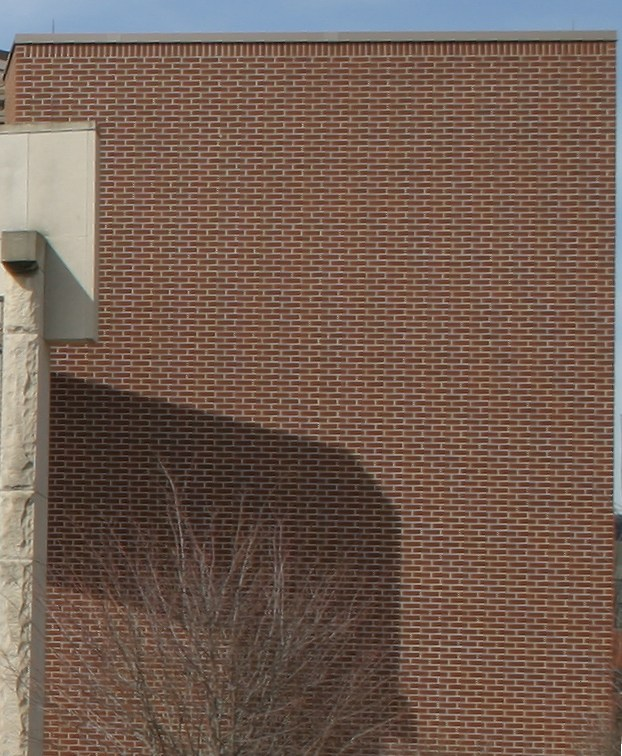
#> input picture Exercises/W4/wall.jpg, 622 x 756 px
$ jupyter execute --allow-errors W4_exercise.ipynb   (shell and % lines are left out)   (older library calls are emulated)
#> lines starting #> are read from the running program, lines starting #| are printed output that depends on the picture
# Week 4: Fourier transform: filtering and sampling

The exercise of this week is about Fourier Transform, image filtering and sampling. First load the following libraries that will be necessary.

[cell 1]

from time import time
from skimage.io import imread, imsave
from skimage.color import rgb2gray
from scipy.ndimage import convolve
from scipy.fftpack import fft2, ifft2, fftshift
from matplotlib.pyplot import imshow, show, figure
import numpy as np

[cell 2]
def imshow_multi(images, figsize=None, rows=None, cols=None, cmap=None):
	if rows == None: rows = 1
	if cols == None: cols = len(images) // rows + 1
	fig = figure(figsize=figsize)
	for i in range(1, len(images) + 1):
		fig.add_subplot(rows, cols, i)
		imshow(images[i - 1], cmap=cmap)
	show()

Load the two images wall.jpg and sidewalk.jpg.

[cell 3]
wall = np.array(imread('wall.jpg'), dtype=np.float) / 255.
wall_gray = rgb2gray(wall)
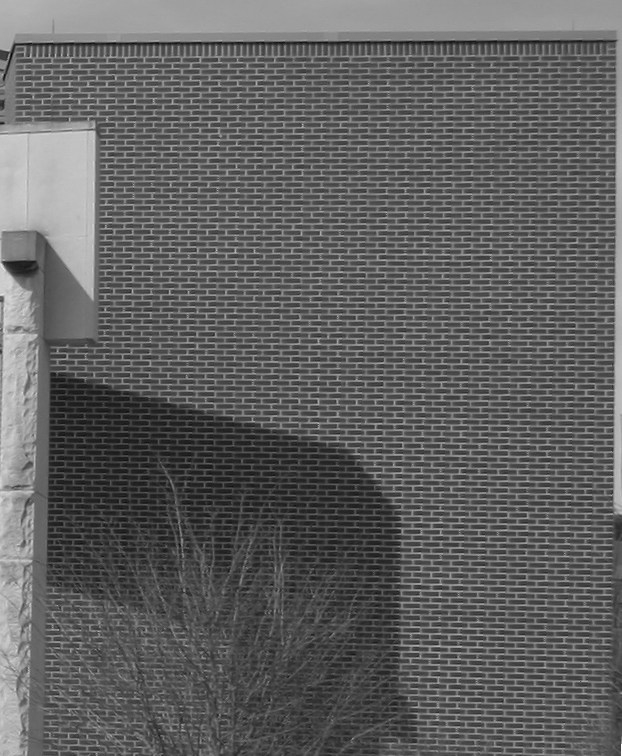
#> wall_gray: shape (756, 622) float64; min 0.0156, max 0.999, mean 0.379
imshow(wall)

[cell 4]
side = np.array(imread('sidewalk.jpg'), dtype=np.float) / 255.
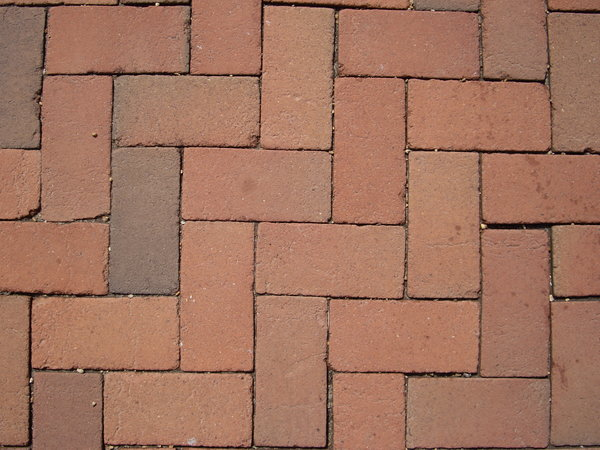
#> input picture Exercises/W4/sidewalk.jpg, 600 x 450 px
side_gray = rgb2gray(side)
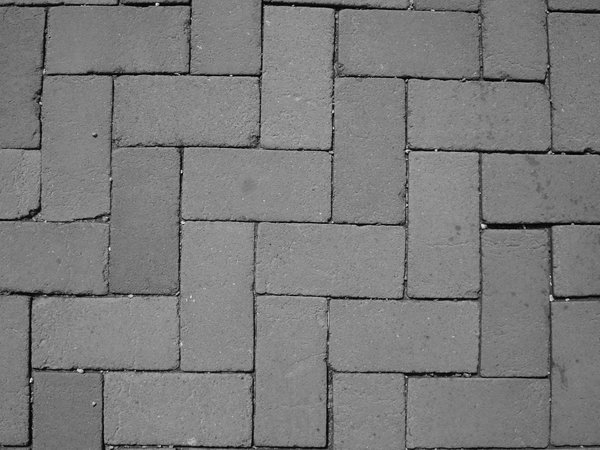
#> side_gray: shape (450, 600) float64; min 0.00333, max 0.941, mean 0.487
imshow(side)

Preliminary question: which of the two images has the most low pass content? Which one has the most high pass content?

Answer:

The first image has more low-pass content, as there are more "objects" in it that don't resemble the rest of the image. E.g. the shadow, tree or sky. The second image mostly has repeating content (brick pattern) but no other "large" features.

The following functions will be useful in the course of this tutorial: *fft2*, *ifft2*, *convolve* from scipy and the following function:

[cell 5]
def gaussian_filter(shape, sigma):
    """
    Returns a 2D gaussian filter specified by its shape and standard deviation.
    """
    m, n = [(ss - 1.) / 2. for ss in shape]
    y, x = np.ogrid[-m:m+1, -n:n+1]
    h = np.exp(-(x * x + y * y) / (2. * sigma * sigma))
    h[h < np.finfo(h.dtype).eps * h.max()] = 0
    sumh = h.sum()
    if sumh != 0:
        h /= sumh
    return h

#> (the rest of this cell did not finish here and is left out)

## Part A: Filtering

Create three Gaussian filters:
- one 5x5 Gaussian low pass filter with standard deviation 1
- one 15x15 Gaussian high pass filter with standard deviation 3.5. Hint: the high pass content of an image can be extracted by subtracting the low pass filtered image from the original image. Hence, you can get a high pass filter kernel from a low pass one by subtracting the low pass filter kernel from a unit impulse filter. A unit impulse filter is a filter full of 0s with a single 1 in the middle, that once convolved with an image returns the same image.
- one band pass filter. To do this, create first a 15x15 Gaussian filter with standard deviation 1 and then convolve this low pass filter with the previous high pass filter to create the band pass filter. Indeed, convolution is associative: img * band_pass = (img * low_pass) * high_pass = img * (low_pass * high_pass).

You can then visualize your filters in spatial and frequency domains (using *fft2* and *fftshift* from scipy for the latter). Since the filters are complex in the frequency domain, use *np.abs()* to display the magnitude of the filter.

[cell 6]
def unit_filter(shape):
    filter = np.zeros(shape)
    filter[shape[0] // 2, shape[1] // 2] = 1.
    return filter


k_gauss_5 = gaussian_filter((5, 5), 1)
k_gauss_15 = gaussian_filter((15, 15), 3.5)
k_gauss_15_1 = gaussian_filter((15, 15), 1)
k_unit_15 = unit_filter((15, 15))

# Low pass filter
k_low_pass = k_gauss_5
k_low_pass_freq = fftshift(fft2(k_low_pass))

# High pass filter
k_high_pass = k_unit_15 - k_gauss_15
k_high_pass_freq = fftshift(fft2(k_high_pass))

# Band pass filter
k_band_pass = convolve(k_gauss_15_1, k_high_pass)
k_band_pass_freq = fftshift(fft2(k_band_pass))

# Visualize filters
imshow_multi(
    list(map(
        lambda x: np.abs(x),
        [
            k_low_pass,
            k_high_pass,
            k_band_pass,
            k_low_pass_freq,
            k_high_pass_freq,
            k_band_pass_freq
        ]
    )),
    (15, 15),
    2, 3,
    'gray'
)
#> in imshow_multi, `show()`:
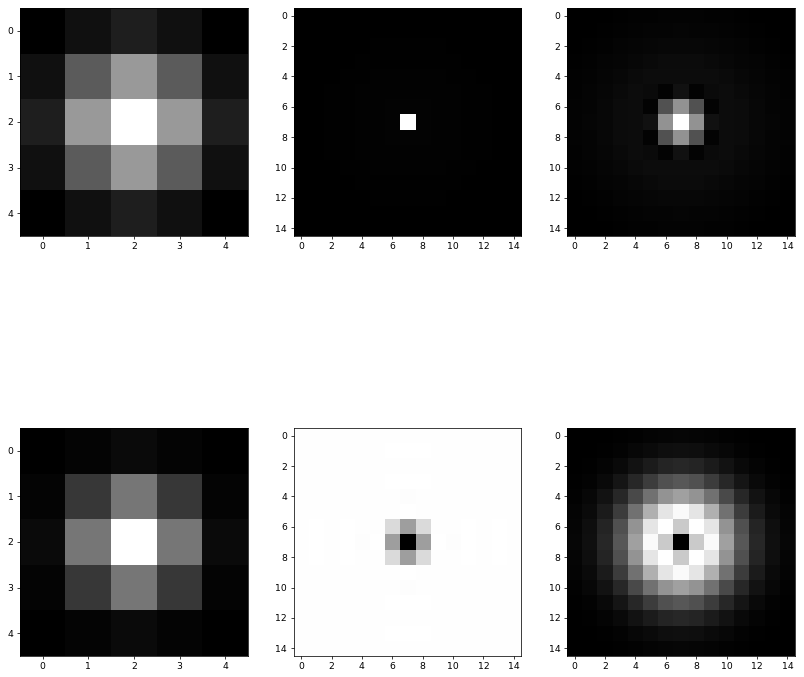
#> figure drawn by matplotlib, 6 panels

Apply these three filters to the two sample grayscale images in spatial domain first by convolving the image with the kernel, and in frequency domain secondly by taking the Fourier tranform of both the image and the filter kernel and multiplying them. Compare the runtimes of spatial and frequency domain filtering, using the *time* function of python. Compare the filtering results of two images by visualizing the filtered images in both spatial and frequency domains. Check that your initial guess about the low/high pass content of the images is correct.

### Filtering in spatial domain

[cell 7]
def time_func(f, fname=None):
    if fname == None:
        fname = str(f)
    def wrapper(*args):
        start = time()
        res = f(*args)
        end = time()
        dur = (end - start) * 1000
        print(f"TIME_FUNC: Function {fname} completed in {'%.2f'%(dur)} ms")
        return res

    return wrapper


def apply_all_filters(img, name, filters, time=False, figsize=(15, 15)):
#> called with name = 'wall_gray', time = True, figsize = (15, 15)
    print("Original image:")
    imshow(img, cmap='gray')
    show()

    # Enter your code here
    print("Filtered images:")

    images = {}

    for fname, ffunc in filters.items():
        res = None
        if time:
            res = time_func(ffunc)(img)
        else:
            res = ffunc(img)
        images[f'{name}__{fname}'] = res
#> after the loop, images = 3 items

    for (name, img) in images.items():
        imsave(f'./out/{name}.bmp', img.astype(np.uint8))
#> this loop made 3 passes
#> name on passes 1 to 3: 'wall_gray__lpf', 'wall_gray__hpf', 'wall_gray__bpf'

    imshow_multi(list(images.values()), figsize=figsize, cmap='gray')
#> the loop in imshow_multi (call 2), `for i in range(1, len(images) + 1):` made 3 passes

[cell 8]
filters = {
	'lpf': lambda img: convolve(img, k_low_pass),
	'hpf': lambda img: convolve(img, k_high_pass),
	'bpf': lambda img: convolve(img, k_band_pass)
}

apply_all_filters(wall_gray, 'wall_gray', filters, True)

[cell 9]
apply_all_filters(side_gray, 'side_gray', filters, True)
#> the loop in apply_all_filters (call 2), `for fname, ffunc in filters.items():` made 3 passes
#> pass 2, in apply_all_filters (call 2), `res = time_func(ffunc)(img)`:
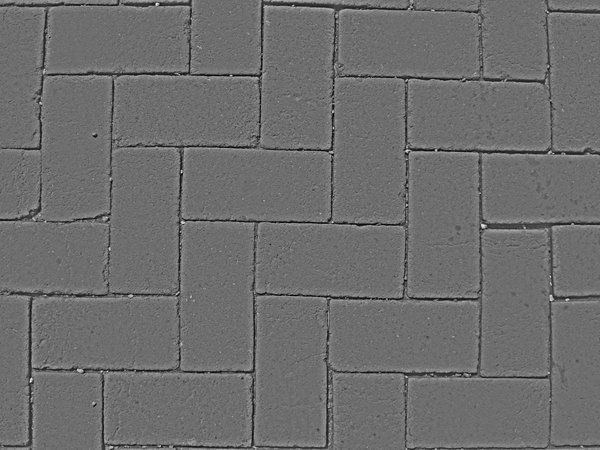
#> res: shape (450, 600) float64; min -0.445, max 0.585, mean 1.08e-16; drawn with min black and max white
#> the loop in apply_all_filters (call 2), `for (name, img) in images.items():` made 3 passes

### Filtering in frequency domain

Note: the output of *ifft2* is a numpy array with complex values. You can use the command *.astype(float)* to convert it back to real numbers.

[cell 10]
from math import sqrt
from scipy.fft import ifftshift

def embed_filter(tshape, kernel):
    res = np.zeros(tshape, dtype=kernel.dtype)
    kshape = kernel.shape
    t_y_half = tshape[0] // 2
    t_x_half = tshape[1] // 2
    k_y_half = kshape[0] // 2
    k_x_half = kshape[1] // 2
    k_y_add = kshape[0] % 2
    k_x_add = kshape[1] % 2
    res[t_y_half - k_y_half: t_y_half + k_y_half + k_y_add,
        t_x_half - k_x_half: t_x_half + k_x_half + k_x_add] = kernel
    return res


def freq_filter(kernel):
    def func(img):
        k_freqdom = embed_filter(img.shape, fftshift(fft2(kernel)))
        res = fftshift(fft2(img)) * k_freqdom
        return np.abs(ifft2(ifftshift(res)))
    return func


lowpass_freqdom = freq_filter(k_low_pass)
highpass_freqdom = freq_filter(k_high_pass)
bandpass_freqdom = freq_filter(k_band_pass)


def low_pass_freq_manual(img):
    k = gaussian_filter(img.shape, img.shape[0] / 2)
    return np.abs(ifft2(ifftshift(fftshift(fft2(img)) * k)))

def low_pass_freq_manual_hard(img):
    def cdist(i, j):
        return sqrt((i - img.shape[0] / 2) ** 2 + (j - img.shape[1] / 2) ** 2)

    freqs = fftshift(fft2(img))
    for i in range(img.shape[0]):
        for j in range(img.shape[1]):
            if cdist(i, j) > min(img.shape[0], img.shape[1]) / 4:
                freqs[i, j] = 0

    return np.abs(ifft2(ifftshift(freqs)))

filters_freqdom = {
    'lpf_freq': lowpass_freqdom,
    'hpf_freq': highpass_freqdom,
    'bpf_freq': bandpass_freqdom,
    'lpf_freq_manual': low_pass_freq_manual,
    'lpf_freq_manual_hard': low_pass_freq_manual_hard
}

apply_all_filters(wall_gray, 'wall_gray', filters_freqdom, True, (25, 25))
#> the loop in apply_all_filters (call 3), `for fname, ffunc in filters.items():` made 5 passes
#> pass 1, in apply_all_filters (call 3), `res = time_func(ffunc)(img)`:
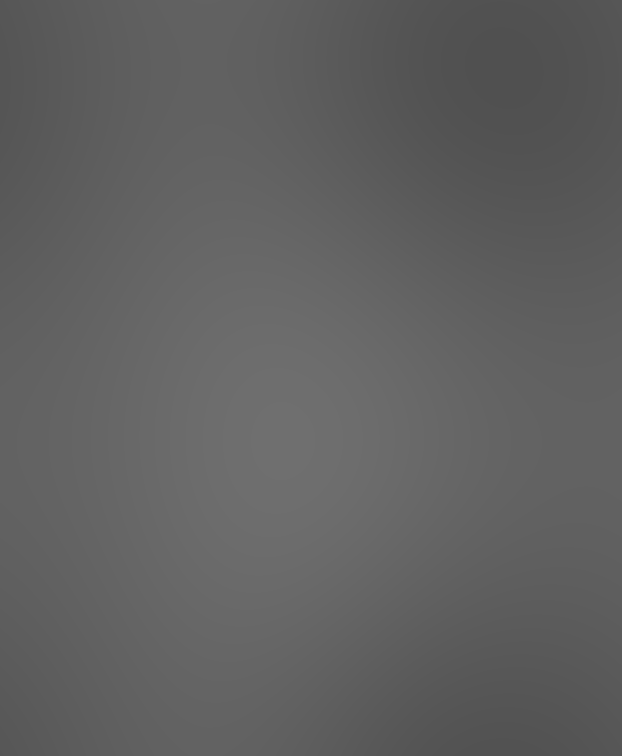
#> res: shape (756, 622) float64; min 0.315, max 0.437, mean 0.379
#> pass 2, in apply_all_filters (call 3), `res = time_func(ffunc)(img)`:
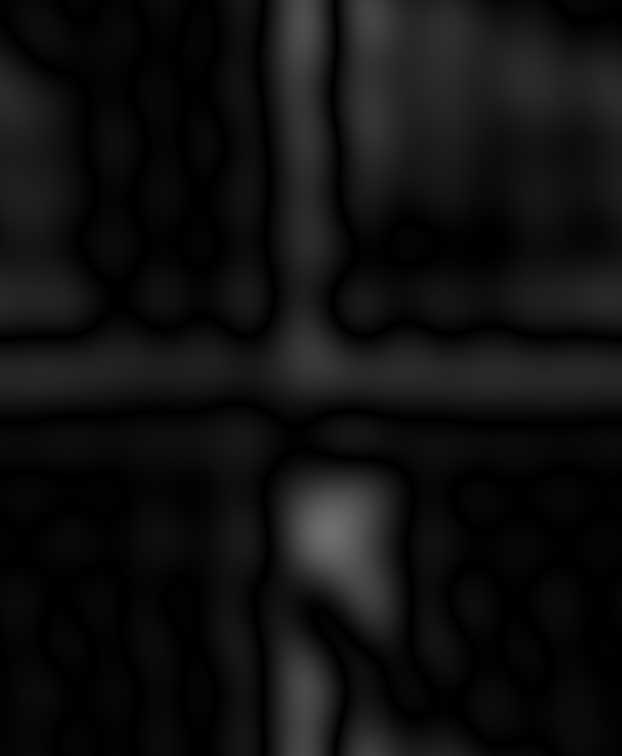
#> res: shape (756, 622) float64; min 9.03e-08, max 0.432, mean 0.0634
#> pass 3, in apply_all_filters (call 3), `res = time_func(ffunc)(img)`:
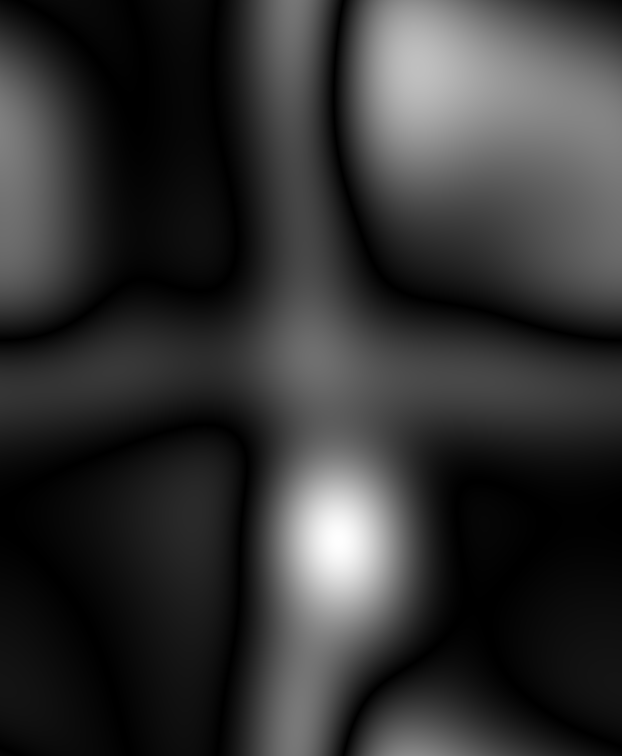
#> res: shape (756, 622) float64; min 9.3e-08, max 0.183, mean 0.0366; drawn with min black and max white
#> after the loop in apply_all_filters (call 3), `for fname, ffunc in filters.items():`: images = 5 items
#> the loop in apply_all_filters (call 3), `for (name, img) in images.items():` made 5 passes
#> call 4 of imshow_multi, with figsize = (25, 25), cmap = 'gray'
#> in imshow_multi (call 4), `if cols == None: cols = len(images) // rows + 1`: cols = 6
#> the loop in imshow_multi (call 4), `for i in range(1, len(images) + 1):` made 5 passes
#> in imshow_multi (call 4), `show()`:
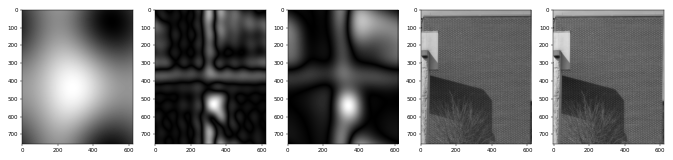
#> figure drawn by matplotlib, 5 panels

[cell 11]
print("Original image:")
imshow(side_gray, cmap='gray')
show()

# Enter your code here

## Part B: Sampling

Downsample both images to one fourth of the resolution by taking every second row and column. You can use numpy array slicing for this: *my_array[start:end:step]*. Compare the results in terms of distortions and unexpected effects. Explain why the quality of the two downsampled images differ.

[cell 12]
# Enter your code here

Create three 15x15 Gaussian low pass filters with standard deviations 0.5, 1 and 1.5 and apply them to the color image wall.jpg. You can filter the three channels separately and gather them in an RGB image with the numpy function *np.stack([r_img, g_img, b_img], axis=-1)*. Downsample the three filtered images to one fourth resolution. Compare the resulting downsampled images in terms of quality.

[cell 13]
# Create the filters
# Enter your code here

# Convolve them with the RGB image
# Enter your code here

# Downsample the resulting images
# Enter your code here

## Bonus: for those that finished earlier

Load the blurred road signs image and using your fresh knowledge about filters, design the perfect filter to make the text readable.

[cell 14]
blurred_road_signs = np.array(imread('blurred_road_signs.jpg', as_gray=True), dtype=np.float) / 255.
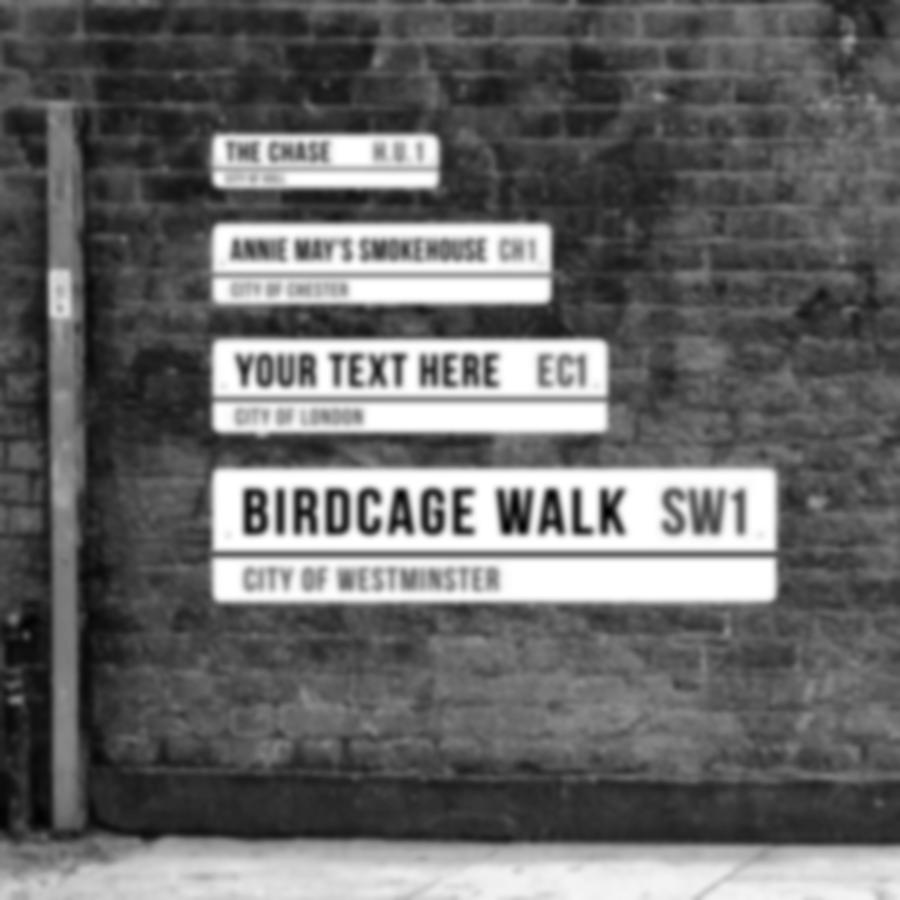
#> input picture Exercises/W4/blurred_road_signs.jpg, 900 x 900 px
#> blurred_road_signs: shape (900, 900) float64; min 0, max 0.00392, mean 0.00161

figure(figsize=(10, 10))
imshow(blurred_road_signs, cmap='gray')
show()
